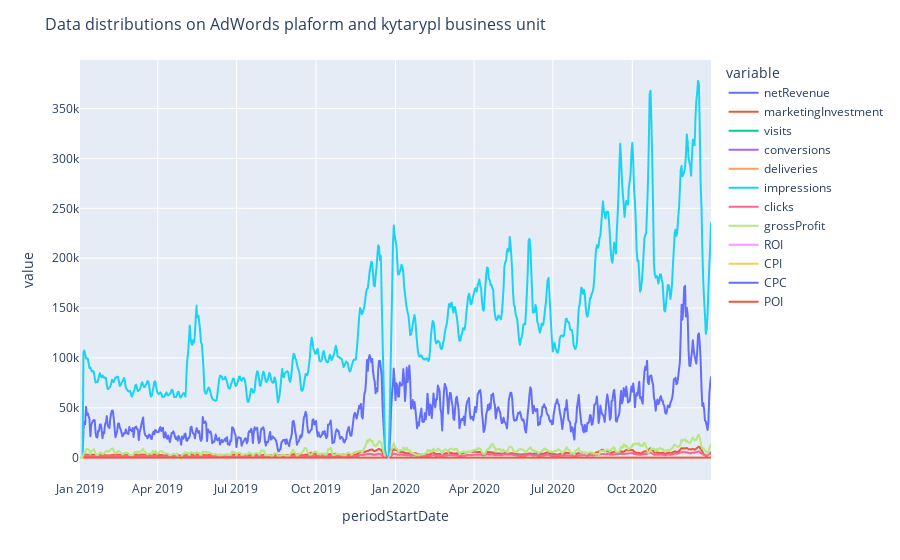

This figure's notebook cell:
### Code cell
fig1 = selected_df.plot()
fig1.update_layout(title_text="Data distributions on "+ platform.value+' plaform and '+business_unit_choose.value+' business unit', title_font=dict(size=16))
fig1.update_layout(uniformtext_minsize=16, uniformtext_mode='hide')
fig1.show()

### Figure 1 — Plotly figure (JSON) as saved in the notebook; plotly's stock layout.template omitted (floating-point values rounded to 4 significant figures; data arrays with more than 128 entries replaced by an {"elided": "..."} marker saying what was removed)
{"data": [{"hovertemplate": "variable=netRevenue<br>periodStartDate=%{x}<br>value=%{y}<extra></extra>", "legendgroup": "netRevenue", "line": {"color": "#636efa", "dash": "solid"}, "mode": "lines", "name": "netRevenue", "showlegend": true, "type": "scattergl", "x": {"elided": "731 str values"}, "xaxis": "x", "y": {"elided": "731 float values"}, "yaxis": "y"}, {"hovertemplate": "variable=marketingInvestment<br>periodStartDate=%{x}<br>value=%{y}<extra></extra>", "legendgroup": "marketingInvestment", "line": {"color": "#EF553B", "dash": "solid"}, "mode": "lines", "name": "marketingInvestment", "showlegend": true, "type": "scattergl", "x": {"elided": "731 str values"}, "xaxis": "x", "y": {"elided": "731 float values"}, "yaxis": "y"}, {"hovertemplate": "variable=visits<br>periodStartDate=%{x}<br>value=%{y}<extra></extra>", "legendgroup": "visits", "line": {"color": "#00cc96", "dash": "solid"}, "mode": "lines", "name": "visits", "showlegend": true, "type": "scattergl", "x": {"elided": "731 str values"}, "xaxis": "x", "y": {"elided": "731 float values"}, "yaxis": "y"}, {"hovertemplate": "variable=conversions<br>periodStartDate=%{x}<br>value=%{y}<extra></extra>", "legendgroup": "conversions", "line": {"color": "#ab63fa", "dash": "solid"}, "mode": "lines", "name": "conversions", "showlegend": true, "type": "scattergl", "x": {"elided": "731 str values"}, "xaxis": "x", "y": {"elided": "731 float values"}, "yaxis": "y"}, {"hovertemplate": "variable=deliveries<br>periodStartDate=%{x}<br>value=%{y}<extra></extra>", "legendgroup": "deliveries", "line": {"color": "#FFA15A", "dash": "solid"}, "mode": "lines", "name": "deliveries", "showlegend": true, "type": "scattergl", "x": {"elided": "731 str values"}, "xaxis": "x", "y": {"elided": "731 float values"}, "yaxis": "y"}, {"hovertemplate": "variable=impressions<br>periodStartDate=%{x}<br>value=%{y}<extra></extra>", "legendgroup": "impressions", "line": {"color": "#19d3f3", "dash": "solid"}, "mode": "lines", "name": "impressions", "showlegend": true, "type": "scattergl", "x": {"elided": "731 str values"}, "xaxis": "x", "y": {"elided": "731 float values"}, "yaxis": "y"}, {"hovertemplate": "variable=clicks<br>periodStartDate=%{x}<br>value=%{y}<extra></extra>", "legendgroup": "clicks", "line": {"color": "#FF6692", "dash": "solid"}, "mode": "lines", "name": "clicks", "showlegend": true, "type": "scattergl", "x": {"elided": "731 str values"}, "xaxis": "x", "y": {"elided": "731 float values"}, "yaxis": "y"}, {"hovertemplate": "variable=grossProfit<br>periodStartDate=%{x}<br>value=%{y}<extra></extra>", "legendgroup": "grossProfit", "line": {"color": "#B6E880", "dash": "solid"}, "mode": "lines", "name": "grossProfit", "showlegend": true, "type": "scattergl", "x": {"elided": "731 str values"}, "xaxis": "x", "y": {"elided": "731 float values"}, "yaxis": "y"}, {"hovertemplate": "variable=ROI<br>periodStartDate=%{x}<br>value=%{y}<extra></extra>", "legendgroup": "ROI", "line": {"color": "#FF97FF", "dash": "solid"}, "mode": "lines", "name": "ROI", "showlegend": true, "type": "scattergl", "x": {"elided": "731 str values"}, "xaxis": "x", "y": {"elided": "731 float values"}, "yaxis": "y"}, {"hovertemplate": "variable=CPI<br>periodStartDate=%{x}<br>value=%{y}<extra></extra>", "legendgroup": "CPI", "line": {"color": "#FECB52", "dash": "solid"}, "mode": "lines", "name": "CPI", "showlegend": true, "type": "scattergl", "x": {"elided": "731 str values"}, "xaxis": "x", "y": {"elided": "731 float values"}, "yaxis": "y"}, {"hovertemplate": "variable=CPC<br>periodStartDate=%{x}<br>value=%{y}<extra></extra>", "legendgroup": "CPC", "line": {"color": "#636efa", "dash": "solid"}, "mode": "lines", "name": "CPC", "showlegend": true, "type": "scattergl", "x": {"elided": "731 str values"}, "xaxis": "x", "y": {"elided": "731 float values"}, "yaxis": "y"}, {"hovertemplate": "variable=POI<br>periodStartDate=%{x}<br>value=%{y}<extra></extra>", "legendgroup": "POI", "line": {"color": "#EF553B", "dash": "solid"}, "mode": "lines", "name": "POI", "showlegend": true, "type": "scattergl", "x": {"elided": "731 str values"}, "xaxis": "x", "y": {"elided": "731 float values"}, "yaxis": "y"}], "layout": {"legend": {"title": {"text": "variable"}, "tracegroupgap": 0}, "margin": {"t": 60}, "title": {"font": {"size": 16}, "text": "Data distributions on AdWords plaform and kytarypl business unit"}, "uniformtext": {"minsize": 16, "mode": "hide"}, "xaxis": {"anchor": "y", "domain": [0, 1], "title": {"text": "periodStartDate"}}, "yaxis": {"anchor": "x", "domain": [0, 1], "title": {"text": "value"}}}}
